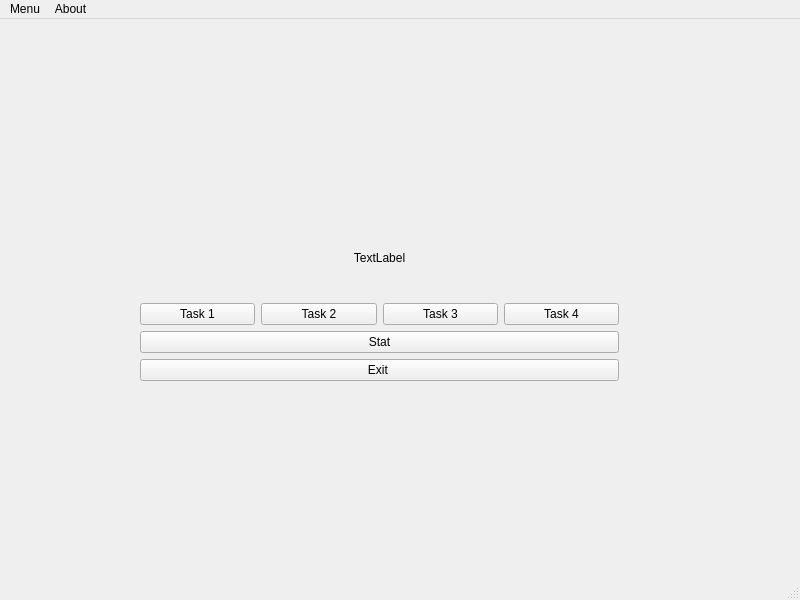
<?xml version="1.0" encoding="UTF-8"?>
<ui version="4.0">
 <class>MainWindow</class>
 <widget class="QMainWindow" name="MainWindow">
  <property name="geometry">
   <rect>
    <x>0</x>
    <y>0</y>
    <width>800</width>
    <height>600</height>
   </rect>
  </property>
  <property name="windowTitle">
   <string>MainWindow</string>
  </property>
  <widget class="QWidget" name="centralwidget">
   <widget class="QWidget" name="verticalLayoutWidget_2">
    <property name="geometry">
     <rect>
      <x>140</x>
      <y>200</y>
      <width>479</width>
      <height>162</height>
     </rect>
    </property>
    <layout class="QVBoxLayout" name="verticalLayout_2">
     <item>
      <widget class="QLabel" name="label">
       <property name="text">
        <string>TextLabel</string>
       </property>
       <property name="alignment">
        <set>Qt::AlignCenter</set>
       </property>
      </widget>
     </item>
     <item>
      <layout class="QHBoxLayout" name="horizontalLayout">
       <item>
        <widget class="QPushButton" name="Task1">
         <property name="text">
          <string>Task 1</string>
         </property>
        </widget>
       </item>
       <item>
        <widget class="QPushButton" name="Task2">
         <property name="text">
          <string>Task 2</string>
         </property>
        </widget>
       </item>
       <item>
        <widget class="QPushButton" name="Task3">
         <property name="text">
          <string>Task 3</string>
         </property>
        </widget>
       </item>
       <item>
        <widget class="QPushButton" name="Task4">
         <property name="text">
          <string>Task 4</string>
         </property>
        </widget>
       </item>
      </layout>
     </item>
     <item>
      <widget class="QPushButton" name="Stat">
       <property name="text">
        <string>Stat</string>
       </property>
      </widget>
     </item>
     <item>
      <layout class="QVBoxLayout" name="verticalLayout">
       <item>
        <widget class="QPushButton" name="Exit">
         <property name="text">
          <string>Exit </string>
         </property>
        </widget>
       </item>
      </layout>
     </item>
    </layout>
   </widget>
  </widget>
  <widget class="QMenuBar" name="menubar">
   <property name="geometry">
    <rect>
     <x>0</x>
     <y>0</y>
     <width>800</width>
     <height>30</height>
    </rect>
   </property>
   <widget class="QMenu" name="menuTask_1">
    <property name="title">
     <string>Menu</string>
    </property>
    <addaction name="actionTask_1"/>
    <addaction name="actionTask_2"/>
    <addaction name="actionTask_3"/>
    <addaction name="actionTask_4"/>
    <addaction name="actionExit"/>
   </widget>
   <widget class="QMenu" name="menuAbout">
    <property name="title">
     <string>About</string>
    </property>
   </widget>
   <addaction name="menuTask_1"/>
   <addaction name="menuAbout"/>
  </widget>
  <widget class="QStatusBar" name="statusbar"/>
  <action name="actionTask_2">
   <property name="text">
    <string>Task 2</string>
   </property>
  </action>
  <action name="actionTask_3">
   <property name="text">
    <string>Task 3</string>
   </property>
  </action>
  <action name="actionTask_4">
   <property name="text">
    <string>Task 4</string>
   </property>
  </action>
  <action name="actionExit">
   <property name="text">
    <string>Exit</string>
   </property>
  </action>
  <action name="actionTask_1">
   <property name="text">
    <string>Task 1</string>
   </property>
  </action>
 </widget>
 <resources/>
 <connections/>
</ui>
